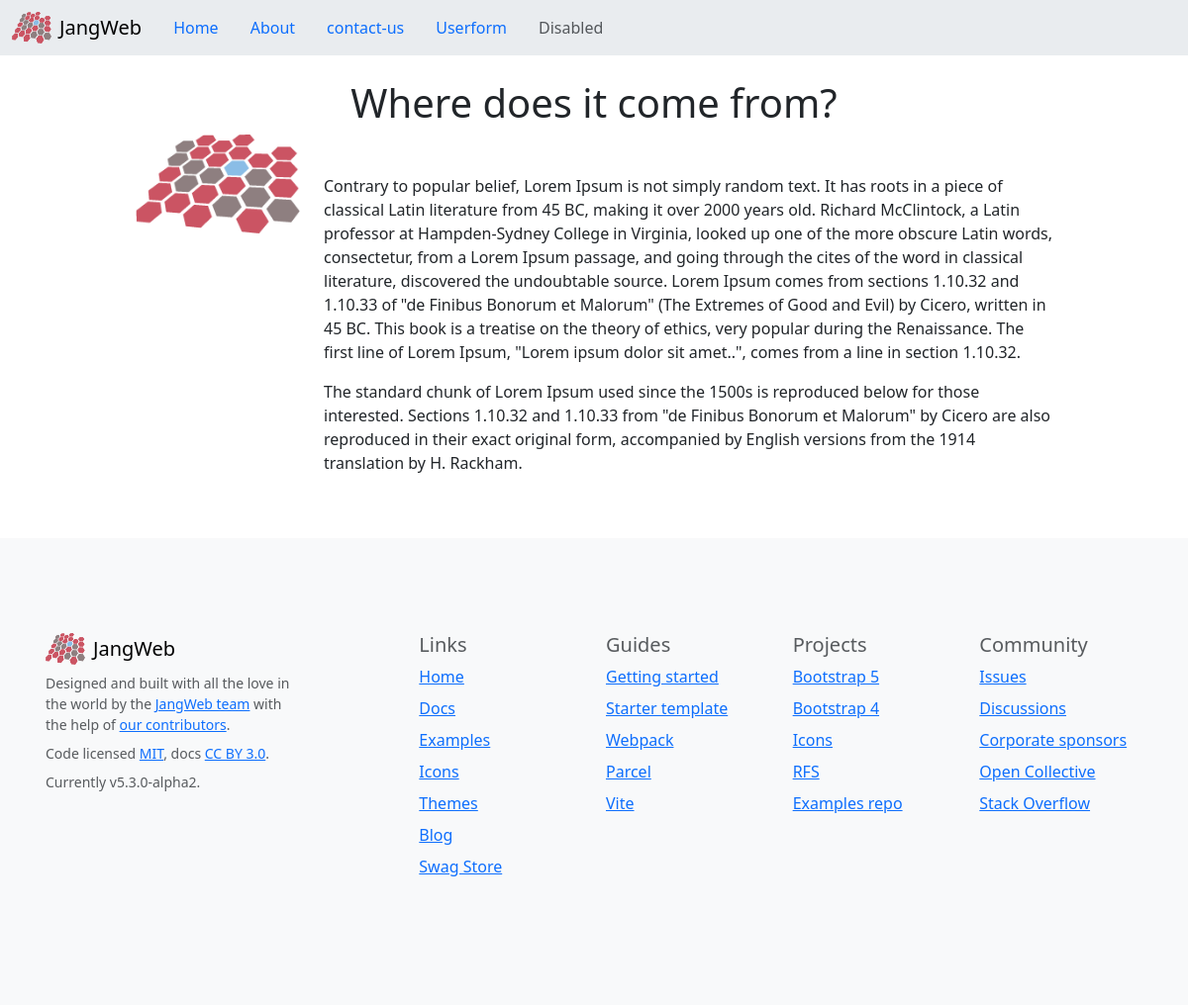
Screenshot of /NewsPage/where-does-it-come-from with the database file from the repository.
### News/models.py (models this page shows)
class News(models.Model):
    new_title=models.CharField(max_length=100)
    new_desc=HTMLField()
    new_image=models.FileField(upload_to="New_image/",max_length=250,null=True,default=None)
    news_slug=AutoSlugField(populate_from='new_title',unique=True,null=True,default=None)

### JangWeb/views.py (the view)
# urls.py: path('NewsPage/<slug>',views.NewsPage),
def NewsPage(request,slug):
    NewsDataSlug=News.objects.get(news_slug=slug)
    data={
        'NewsDataSlug':NewsDataSlug
    }
    return render(request,"NewsPage.html",data)

### templates/NewsPage.html (shortened to what this page needs)
{% extends 'base.html' %}
{% block content %}
<section>
<div class="container">
    <div class="row d-flex justify-content-center">
      <div class="menu-content pb-60 col-lg-8 pt-4">
        <div class="title text-center">
          <h1 class="mb-10">{{NewsDataSlug.new_title}}</h1>
        </div>
      </div>
    </div>
</div>
    <div class="container">
        <div class="row d-flex justify-content-center">
          <div class="col-2">
            {% if NewsDataSlug.new_image != '' %}
            <img src="/media/{{NewsDataSlug.new_image}}" class="img-fluid"/>
          </div>
            {% endif %}
          <div class="menu-content pb-60 col-lg-8">
            <div class="title text-center">
              <div class=type"text">
                {{NewsDataSlug.new_desc | safe }}
              </div>
            </div>
          </div>
        </div>
    </div>
    </section>
{% endblock %}

### rows the page displays
News: new_title "Where does it come from?", new_image (picture), new_desc "Contrary to popular belief, Lorem Ipsum is not simply random text. It has roots in a piece of classical Latin literature from 45 BC, making it over 2000 years old. Richard McClintock, a Latin professor at Hampden-Sydney College in Virginia, looked up one of the more obscure Latin words, consectetur, from a Lorem Ipsum passage, and going through the cites of the word in classical literature, discovered the undoubtable source. Lorem Ipsum comes from sections 1.10.32 and 1.10.33 of \"de Finibus Bonorum et Malorum\" (The Extremes of Good and Evil) by Cicero, written in 45 BC. This book is a treatise on the theory of ethics, very popular during the Renaissance. The first line of Lorem Ipsum,…"
